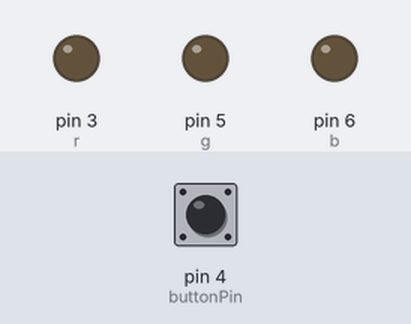
Simulated run of this sketch. Board: Arduino Uno, built with avr-gcc and run on an emulated ATmega328P. Shown: output pins drawn as LEDs (lit = HIGH). Inputs (shaded band) come from the test bench; at power-on: pin 4 (buttonPin) LOW.

Above: at 1.2 s.
1.3 s: pin 4 (buttonPin) pulled HIGH for 0.15 s
At 1.37 s:
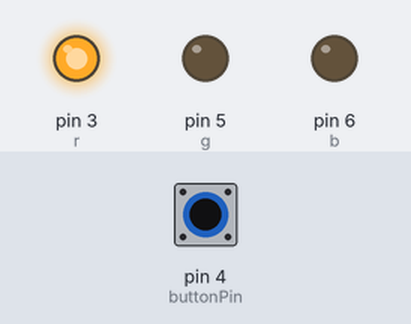
2.9 s: pin 4 (buttonPin) pulled HIGH for 1 s
At 3.3 s:
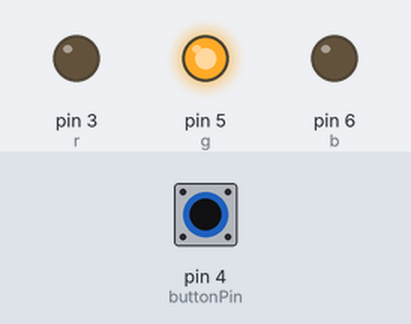
5.4 s: pin 4 (buttonPin) pulled HIGH for 0.15 s
At 5.47 s:
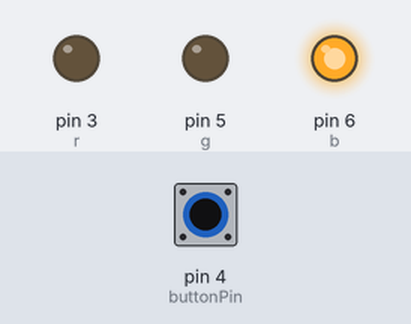
7.0 s: pin 4 (buttonPin) pulled HIGH for 3.2 s
At 7.7 s:
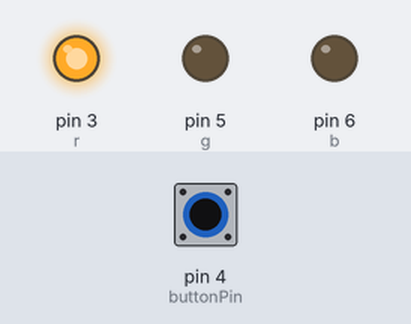
Timing chart, 0 to 11.7 s (numbered marks = the images above; inputs shaded):
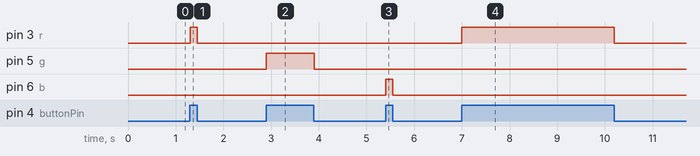

The sketch:

ciencia_3.ino
```cpp
const int buttonPin = 4;
const int r   = 3;
const int g   = 5;
const int b   = 6;
int ledValue;
int lastValue;

int color = r;

void setup(){
  pinMode(r,OUTPUT);
  pinMode(g,OUTPUT);
  pinMode(b,OUTPUT);
  pinMode(buttonPin,INPUT);
}

void loop(){
  ledValue = digitalRead(buttonPin);
  if(lastValue == LOW && ledValue == HIGH){
    digitalWrite(color,HIGH);
  } else if(lastValue == HIGH && ledValue == LOW){
    digitalWrite(color,LOW);
    int newColor;
    if (color == r){
      newColor = g;
    }
    if (color == g){
      newColor = b;
    }
    if (color == b){
      newColor = r;
    }
    color = newColor;
  }
  lastValue = ledValue;
}
```

Measured:
- after the input at 1.3 s, pin 3 (r): LOW → HIGH at once, → LOW 0.15 s later
- after the input at 2.9 s, pin 5 (g): LOW → HIGH at once, → LOW 1.0 s later
- after the input at 5.4 s, pin 6 (b): LOW → HIGH at once, → LOW 0.15 s later
- after the input at 7.0 s, pin 3 (r): LOW → HIGH at once, → LOW 3.2 s later
